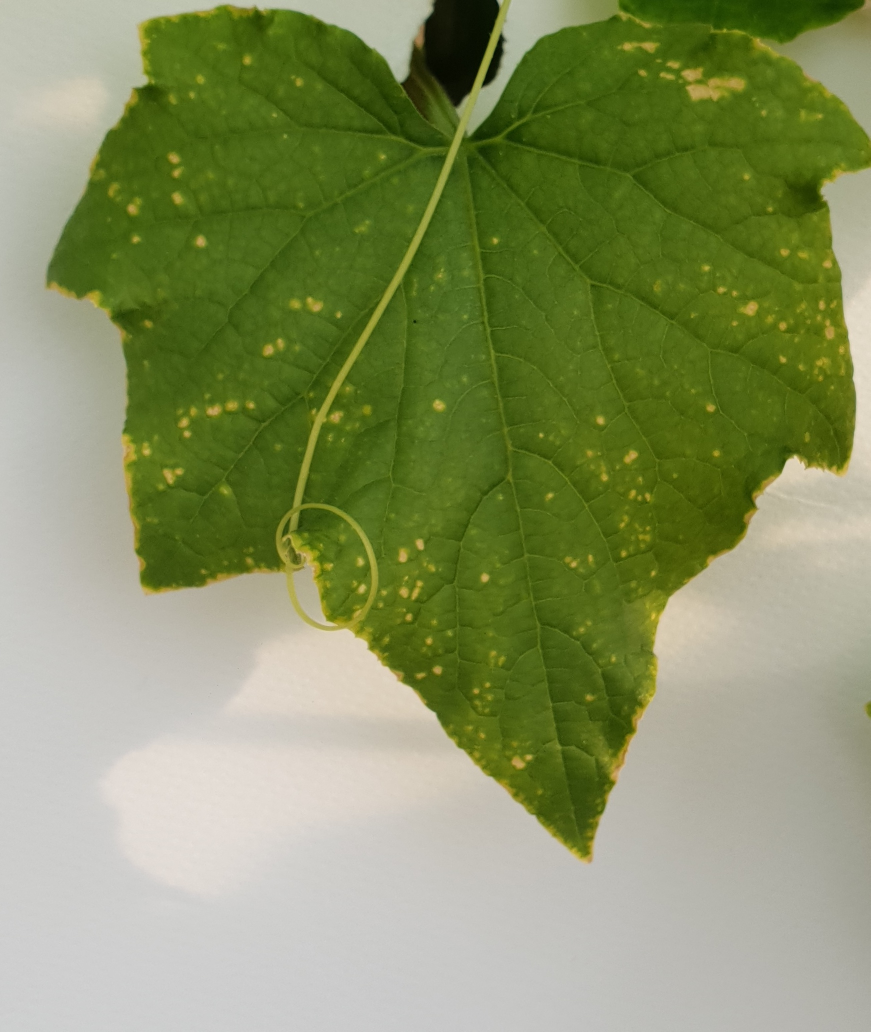
#> input picture UnhealthyLeaves/UnhealthyLeavesTrain/O_Unhealthy_20210208_101903.jpg, 1741 x 2063 px (shown at 1/2 size); its folder holds 4 pictures in this run
$ python 1_Step_resize.py
#> lines starting #> are read from the running program, lines starting #| are printed output that depends on the picture

import os
import cv2

def preprocess(inputPath, outputPath):
#> called with inputPath = 'UnhealthyLeaves/UnhealthyLeavesTrain/'
    print(f"Reading images from ${inputPath}")
    for file in os.listdir(inputPath):
        fullImagePath = inputPath + "/" + file
        img = cv2.imread(fullImagePath, cv2.IMREAD_UNCHANGED)
#> img is the input picture: shape (2063, 1741, 3); mean B, G, R 99, 145.9, 135.1
        print('Original Image Dimensions : ', img.shape)
#| Original Image Dimensions :  (2063, 1741, 3)
        # resize image
        resizedImg = cv2.resize(img, (256, 256))
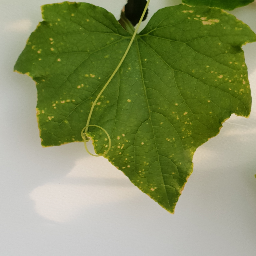
#> resizedImg: shape (256, 256, 3); mean B, G, R 98.9, 145.8, 135
        # Saving the image
        cv2.imwrite(outputPath + file, resizedImg)
#> pass 2 of the loop in preprocess, `for file in os.listdir(inputPath):`:
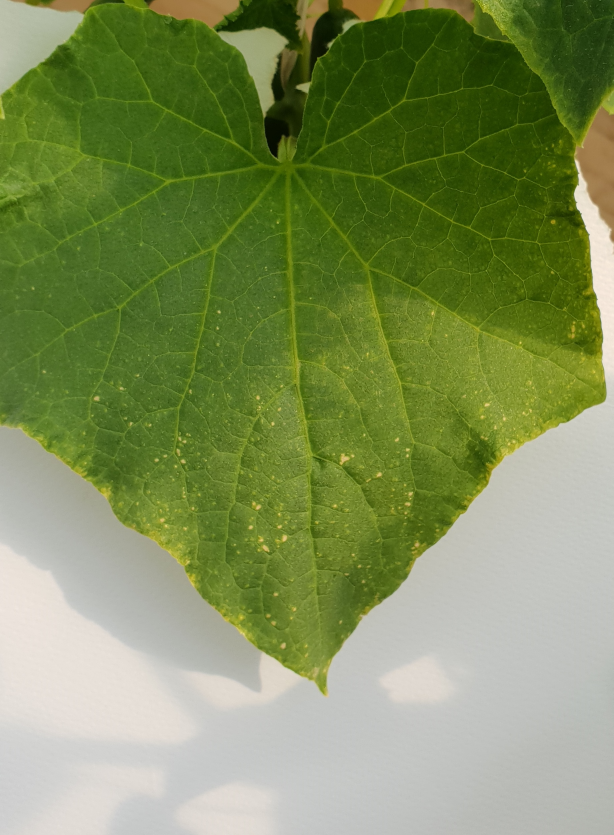
#> input picture UnhealthyLeaves/UnhealthyLeavesTrain/O_Unhealthy_20210208_101918.jpg, 1840 x 2505 px (shown at 1/3 size)
#> in preprocess, img is the input picture: shape (2505, 1840, 3); mean B, G, R 89.9, 143.1, 127.1
#| Original Image Dimensions :  (2505, 1840, 3)
#> in preprocess, `resizedImg = cv2.resize(img, (256, 256))`:
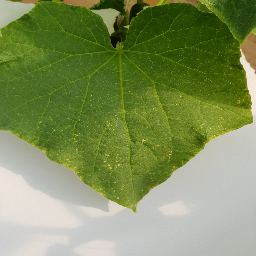
#> resizedImg: shape (256, 256, 3); mean B, G, R 89.8, 143, 127
#> pass 3 of the loop in preprocess, `for file in os.listdir(inputPath):`:
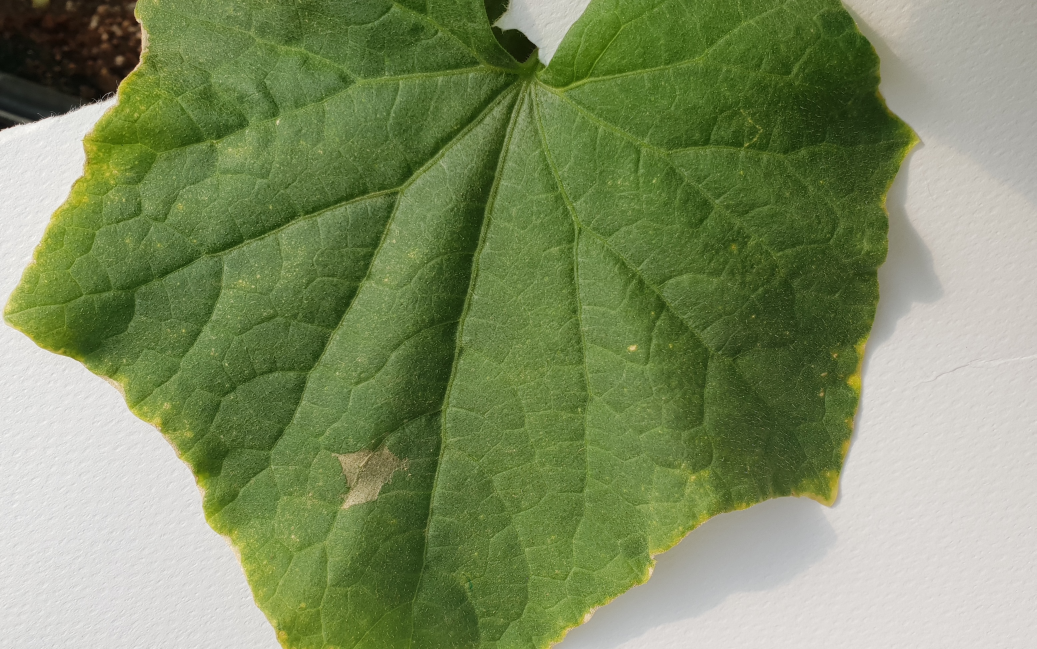
#> input picture UnhealthyLeaves/UnhealthyLeavesTrain/O_Unhealthy_20210208_102203.jpg, 3109 x 1947 px (shown at 1/3 size)
#> in preprocess, img is the input picture: shape (1947, 3109, 3); mean B, G, R 98.9, 141.7, 126.9
#| Original Image Dimensions :  (1947, 3109, 3)
#> in preprocess, `resizedImg = cv2.resize(img, (256, 256))`:
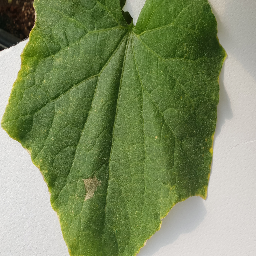
#> resizedImg: shape (256, 256, 3); mean B, G, R 98.8, 141.6, 126.8
#> the loop made 4 passes; the first 3 are shown


mainPath = os.path.dirname(os.path.abspath(__file__))

inputPath = mainPath + "/UnhealthyLeaves/UnhealthyLeavesTrain/"
outputPath = mainPath + "/UnhealthyLeaves/UnhealthyLeavesTrainPreprocessed/"
preprocess(inputPath, outputPath)

inputPath = mainPath + "/UnhealthyLeaves/UnhealthyLeavesTest/"
outputPath = mainPath + "/UnhealthyLeaves/UnhealthyLeavesTestPreprocessed/"
preprocess(inputPath, outputPath)
#> (the run stopped early here; a loop or call above may not have finished)
